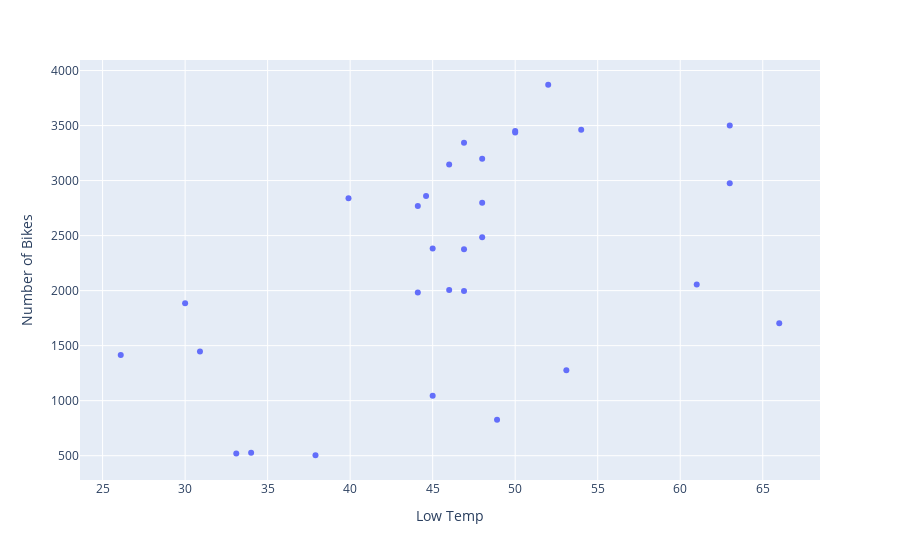

Source (notebook cell):
### Code cell
# Calculate the Pearson correlation coefficient for each pair of factors and show the scatter plot below it
print(f"The correlation between low temp and the number of bikes crossing the Brooklyn Bridge is {sts.pearsonr(low, bikes)[0]}")
low_v_bikes.show()

### Figure 1 — Plotly figure (JSON) as saved in the notebook; plotly's stock layout.template omitted (floating-point values rounded to 4 significant figures)
{"data": [{"hovertemplate": "x=%{x}<br>y=%{y}<extra></extra>", "legendgroup": "", "marker": {"color": "#636efa", "symbol": "circle"}, "mode": "markers", "name": "", "orientation": "v", "showlegend": false, "type": "scatter", "x": [66, 48.9, 34, 33.1, 26.1, 30, 53.1, 44.1, 37.9, 30.9, 46, 45, 39.9, 44.6, 44.1, 45, 46, 52, 63, 50, 50, 63, 61, 48, 54, 46.9, 46.9, 48, 46.9, 48], "xaxis": "x", "y": [1704, 827, 526, 521, 1416, 1885, 1276, 1982, 504, 1447, 2005, 1045, 2840, 2861, 2770, 2384, 3147, 3871, 3501, 3450, 3436, 2975, 2055, 2798, 3463, 1997, 3343, 2486, 2375, 3199], "yaxis": "y"}], "layout": {"legend": {"tracegroupgap": 0}, "margin": {"t": 60}, "xaxis": {"anchor": "y", "domain": [0, 1], "title": {"text": "Low Temp"}}, "yaxis": {"anchor": "x", "domain": [0, 1], "title": {"text": "Number of Bikes"}}}}
